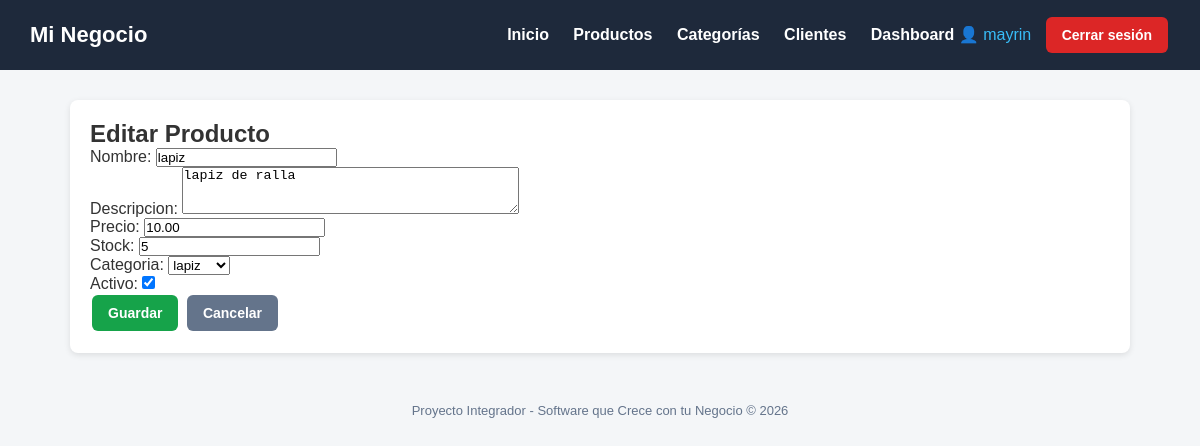
Page /productos/editar/1/ (signed in) on the committed database.
### tienda/models.py (models this page shows, shortened)
class Producto(models.Model):
    nombre = models.CharField(max_length=200)
    descripcion = models.TextField(blank=True, null=True)
    precio = models.DecimalField(max_digits=10, decimal_places=2)
    stock = models.IntegerField(default=0)
    categoria = models.ForeignKey(Categoria, on_delete=models.CASCADE)
    fecha_creacion = models.DateTimeField(auto_now_add=True)
    activo = models.BooleanField(default=True)
    class Meta:
        verbose_name = "Producto"
        verbose_name_plural = "Productos"
        ordering = ['nombre']

class Categoria(models.Model):
    nombre = models.CharField(max_length=100)
    descripcion = models.TextField(blank=True, null=True)
    def __str__(self):
        return self.nombre
    class Meta:
        verbose_name = "Categoria"
        verbose_name_plural = "Categorías"

### tienda/views.py (the view)
# urls.py: path('productos/editar/<int:pk>/', views.editar_producto, name='editar_producto'),
@login_required
def editar_producto(request, pk):
    producto = get_object_or_404(Producto, pk=pk)
    if request.method == 'POST':
        form = ProductoForm(request.POST, instance=producto)
        if form.is_valid():
            form.save()
            messages.success(request, 'Producto actualizado correctamente.')
            return redirect('lista_productos')
    else:
        form = ProductoForm(instance=producto)
    return render(request, 'tienda/productos/form.html', {'form': form, 'titulo': 'Editar Producto'})

### tienda/forms.py
class ProductoForm(forms.ModelForm):
    class Meta:
        model = Producto
        fields = ['nombre', 'descripcion', 'precio', 'stock', 'categoria', 'activo']
        widgets = {
            'nombre': forms.TextInput(attrs={'class': 'form-control'}),
            'descripcion': forms.Textarea(attrs={'class': 'form-control', 'rows': 3}),
            'precio': forms.NumberInput(attrs={'class': 'form-control', 'step': '0.01'}),
            'stock': forms.NumberInput(attrs={'class': 'form-control'}),
            'categoria': forms.Select(attrs={'class': 'form-control'}),
            'activo': forms.CheckboxInput(attrs={'class': 'form-check-input'}),
        }

### tienda/templates/tienda/productos/form.html (shortened to what this page needs)
{% extends 'base.html' %}
{% block content %}
<div class="card">
    <h2>{{ titulo }}</h2>
    <form method="post">
        {{ form.as_p }}
        <button type="submit" class="btn btn-success">Guardar</button>
        <a href="{% url 'lista_productos' %}" class="btn btn-secondary">Cancelar</a>
    </form>
</div>
{% endblock %}

### tienda/templates/base.html (shortened to what this page needs)
<!DOCTYPE html>
<html lang="es">
<head>
</head>
<body>
    <header>
        <h1>Mi Negocio</h1>
           <nav>
              <a href="{% url 'inicio' %}">Inicio</a>
              <a href="{% url 'lista_productos' %}">Productos</a>
              <a href="{% url 'lista_categorias' %}">Categorías</a>
              <a href="{% url 'lista_clientes' %}">Clientes</a>
              {% if user.is_authenticated %}
                <a href="{% url 'dashboard' %}">Dashboard</a>
                <span style="color:#38bdf8;">👤 {{ user.username }}</span>
                <form action="{% url 'logout' %}" method="post" style="display:inline;">
                  <button type="submit" class="btn btn-danger" style="margin-left:10px;">Cerrar sesión</button>
                </form>
              {% else %}
                  <a href="{% url 'login' %}">Iniciar sesión</a>
              {% endif %}
            </nav>
    </header>
    <div class="container">
        {% block content %}{% endblock %}
    </div>
    <footer>
        Proyecto Integrador - Software que Crece con tu Negocio &copy; {% now "Y" %}
    </footer>
</body>
</html>

### tienda/templates/base.html (style rules this page uses)
* { margin: 0; padding: 0; box-sizing: border-box; }
body { font-family: Arial, sans-serif; background: #f4f6f8; color: #333; }
header { background: #1e293b; color: #fff; padding: 15px 30px; display: flex; justify-content: space-between; align-items: center; }
header h1 { font-size: 22px; }
header nav a { color: #fff; text-decoration: none; margin-left: 20px; font-weight: bold; }
.container { max-width: 1100px; margin: 30px auto; padding: 0 20px; }
.card { background: #fff; border-radius: 8px; padding: 20px; box-shadow: 0 2px 6px rgba(0,0,0,0.1); margin-bottom: 20px; }
.btn { display: inline-block; padding: 10px 16px; border-radius: 6px; text-decoration: none; color: #fff; font-weight: bold; border: none; cursor: pointer; font-size: 14px; margin: 2px; }
.btn-success { background: #16a34a; }
.btn-danger { background: #dc2626; }
.btn-secondary { background: #64748b; }
footer { text-align: center; padding: 20px; color: #64748b; font-size: 13px; }

### rows in the picture
Producto: nombre "lapiz", descripcion "lapiz de ralla", precio "10.00", stock "5", categoria "lapiz", activo "☑"

### other values in the picture
{{ user.username }} "mayrin"
{{ titulo }} "Editar Producto"
